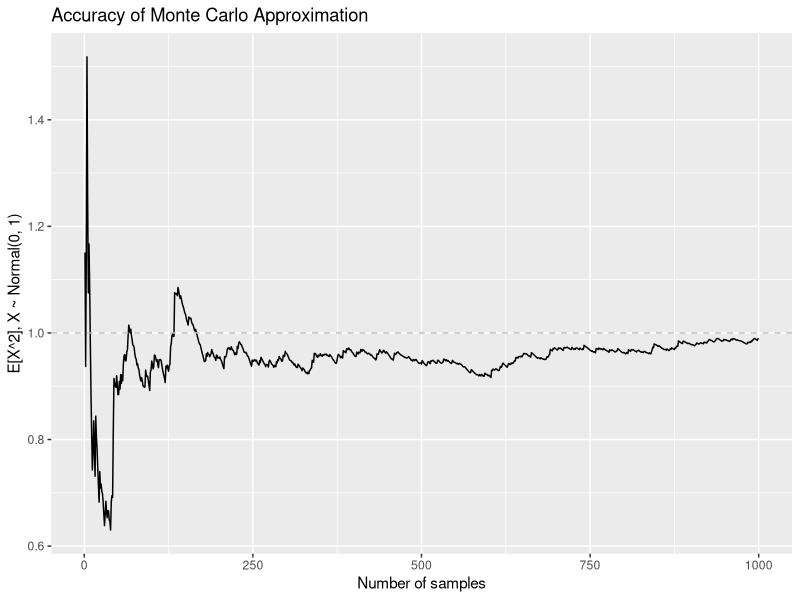

Source code (R):
## ---- chunk 1
n <- 1000
x <- rnorm(n)
f_x <- cumsum(x^2) / (1:n)
library(ggplot2)
d <- data.frame(y=f_x, x=1:n)
ggplot(d, aes(x, y)) +
    geom_line() + 
    geom_hline(yintercept=1, linetype=2, colour="grey") +
    labs(x="Number of samples",
         y="E[X^2], X ~ Normal(0, 1)",
         title="Accuracy of Monte Carlo Approximation")
